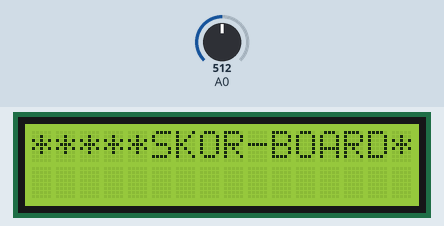
Bench run of a sketch on a simulated Arduino Uno, built with avr-gcc and run on an emulated ATmega328P. On the bench: 16×2 character LCD. The test bench sets the inputs (shaded band); at power-on: A0 = 512.

Above: at 0.1 s.
At 0.6 s:
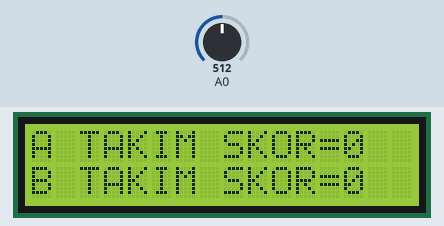

The sketch:

SkorBoardIKITAKIMARTMA.ino
```cpp
// a ve b takımlı skor arttırma (a takım alt ust b takım sag sol)
#include<LiquidCrystal.h>
LiquidCrystal lcd(8,9,4,5,6,7);

int okunan = 0;
int tus = 0;
int skor = 0;
int skor2 = 0;

#define sag 0
#define ust 1
#define alt 2
#define sol 3
#define secim 4
#define yok 5

int tus_oku()
{
  okunan=analogRead(0);
  if(okunan > 1000) return yok;
  if(okunan < 50) return sag;
  if(okunan < 195) return ust;
  if(okunan < 380) return alt;
  if(okunan < 555) return sol;
  if(okunan < 790) return secim;
  return yok;
}
void setup()
{
  lcd.begin(16,2);
  lcd.setCursor(0,0);
  lcd.print("*****SKOR-BOARD***");//EKRANA YAZDIRCAK
  delay(500);
  lcd.clear();

}

void loop()
{
  lcd.setCursor(0,0);
  lcd.print("A TAKIM SKOR=");
  lcd.print(skor);
  lcd.print(" ");//sayının yanına boşluk bırakır siler
  lcd.setCursor(0,1);
  lcd.print("B TAKIM SKOR=");
  lcd.print(skor2);
   lcd.print(" ");

   tus =tus_oku();
   if(tus==ust)
   {
    skor++;//tusa bastıkca skor artar
    delay(100);
    while(tus_oku()!=yok){}//tuşa basılı tutunca artıyor ama while koyunca basılı tutunca artama olmuyo

   }

   tus =tus_oku();
   if(tus==alt and skor>0)
   {
     skor--;
     delay(100);
     while(tus_oku()!=yok){}
   }

   tus =tus_oku();
   if(tus==sag)
   {
     skor2++;
     delay(100);
     while(tus_oku()!=yok){}
   }

   tus =tus_oku();
   if(tus==sol and skor>0)
   {
     skor2--;
     delay(100);
     while(tus_oku()!=yok){}
   }
}
```
